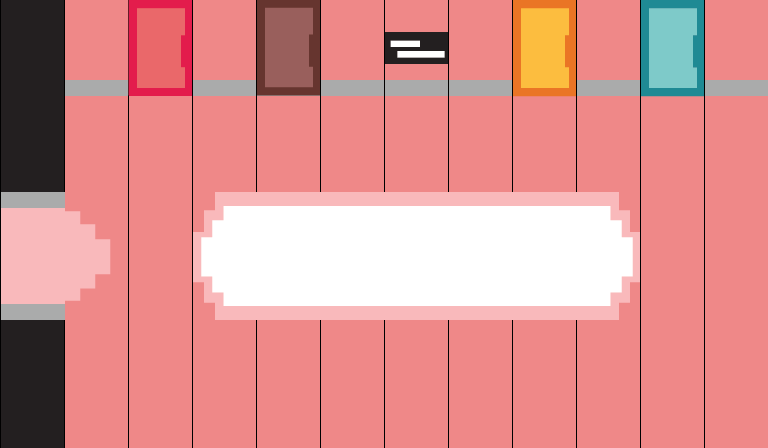

A level layout from a 2D game, rendered from its tile map. Below: a short description, then the map file with its tile-grid data intact:
An orthogonal 12x7 tile map with 64x64 px tiles, 3 tile layers (Tile Layer 2, Tile Layer 3, Tile Layer 1) and 6 objects.

<map version="1.0" tiledversion="1.1.6" orientation="orthogonal" renderorder="right-down" width="12" height="7" tilewidth="64" tileheight="64" infinite="0" nextobjectid="7">
 <tileset firstgid="1" source="sprite_v2.tsx" />
 <layer name="Tile Layer 2" width="12" height="7">
  <data encoding="csv">
0,282,282,282,282,282,282,282,282,282,282,282,
0,287,287,287,287,287,287,287,287,287,287,287,
0,287,287,287,287,287,287,287,287,287,287,287,
284,287,287,287,287,287,287,287,287,287,287,287,
293,287,287,287,287,287,287,287,287,287,287,287,
0,287,287,287,287,287,287,287,287,287,287,287,
0,287,287,287,287,287,287,287,287,287,287,287
</data>
 </layer>
 <layer name="Tile Layer 3" width="12" height="7">
  <data encoding="csv">
0,0,0,0,0,0,0,0,0,0,0,0,
0,291,291,291,291,291,291,291,291,291,291,291,
0,0,0,0,0,0,0,0,0,0,0,0,
0,285,0,308,309,310,311,312,312,313,0,0,
0,294,0,317,318,319,320,321,321,322,0,0,
0,0,0,0,0,0,0,0,0,0,0,0,
0,0,0,0,0,0,0,0,0,0,0,0
</data>
 </layer>
 <layer name="Tile Layer 1" width="12" height="7" locked="1">
  <data encoding="csv">
1,0,19,0,21,0,27,0,23,0,25,0,
1,0,28,0,30,0,0,0,32,0,34,0,
1,0,0,0,0,0,0,0,0,0,0,0,
0,0,0,0,0,0,0,0,0,0,0,0,
0,0,0,0,0,0,0,0,0,0,0,0,
1,0,0,0,0,0,0,0,0,0,0,0,
1,0,0,0,0,0,0,0,0,0,0,0
</data>
 </layer>
 <objectgroup name="Object Layer 1" locked="1">
  <object id="1" x="0" y="0" width="768" height="96" />
  <object id="2" x="758.667" y="1.33333" width="66.6667" height="458.667" />
  <object id="3" x="1.33332" y="46.6668" width="66.6667" height="165.333" />
  <object id="4" x="-57.3334" y="178.667" width="66.6667" height="165.333" />
  <object id="5" x="-1.33335" y="297.333" width="66.6667" height="165.333" />
  <object id="6" x="25.3333" y="438.667" width="768" height="26.6667" />
 </objectgroup>
</map>
